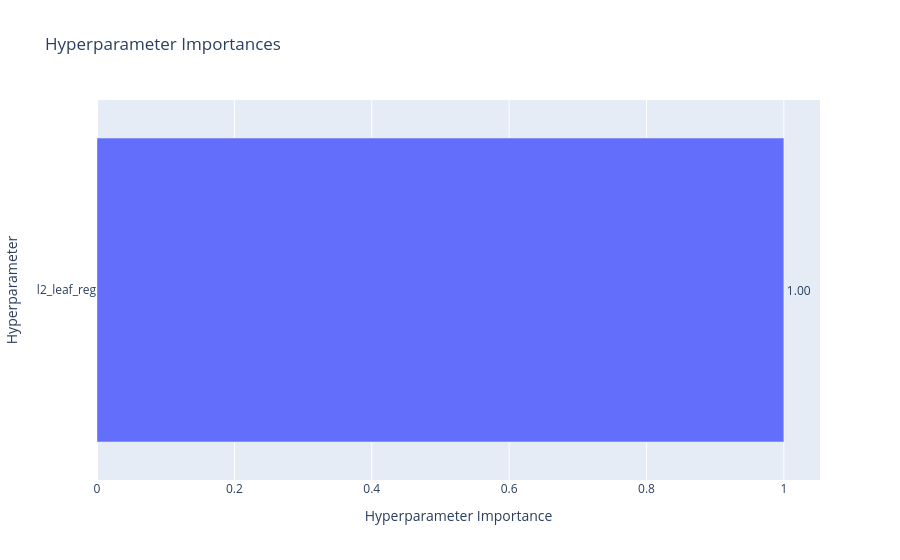

The notebook cell this image was saved under:
### Code cell
# График важности параметров помогает понять, какие параметры наиболее важны для производительности модели.

plot_param_importances = optuna.visualization.plot_param_importances(study) # ваш код здесь
plot_param_importances.show()
plot_param_importances.write_image(f'{FEATURE_DIR}/param_importances.png')

### Figure 1 — Plotly figure (JSON) as saved in the notebook; plotly's stock layout.template omitted (floating-point values rounded to 4 significant figures)
{"data": [{"cliponaxis": false, "hovertemplate": ["l2_leaf_reg (FloatDistribution): 1.0<extra></extra>"], "name": "Objective Value", "orientation": "h", "text": ["1.00"], "textposition": "outside", "type": "bar", "x": [1], "y": ["l2_leaf_reg"]}], "layout": {"title": {"text": "Hyperparameter Importances"}, "xaxis": {"title": {"text": "Hyperparameter Importance"}}, "yaxis": {"title": {"text": "Hyperparameter"}}}}
